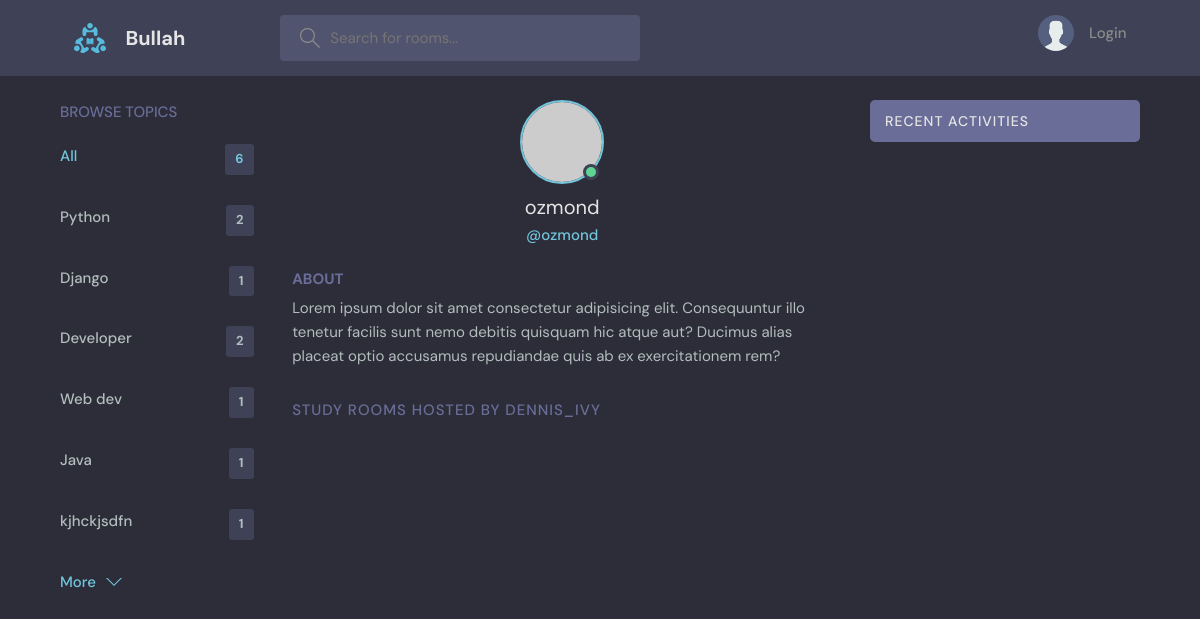
Screenshot of /profile/3/ with the database file from the repository.
### base/models.py (models this page shows, shortened)
class Topic(models.Model):
    name = models.CharField(max_length=2000, null=True)

### base/views.py (the view)
# urls.py: path('profile/<str:pk>/', views.user_profile, name='user-profile'),
def user_profile(request, pk):
    user = User.objects.get(id=pk)
    rooms = user.room_set.all()
    room_messages = user.message_set.all()
    topics = Topic.objects.all()
    context = {'user': user, 'rooms': rooms, 'room_messages': room_messages, 'topics': topics}
    return render(request, 'base/profile.html', context)

### base/templates/base/profile.html (shortened to what this page needs)
{% extends 'main.html' %}
{% block content %}
    <main class="profile-page layout layout--3">
        <div class="container">
            {% include 'base/topics_component.html' %}
            <div class="roomList">
                <div class="profile">
                    <div class="profile__avatar">
                        <div class="avatar avatar--large active">
                            <img src="https://randomuser.me/api/portraits/men/11.jpg"/>
                        </div>
                    </div>
                    <div class="profile__info">
                        <h3>{{ user.username }}</h3>
                        <p>@{{ user.username }}</p>
                    </div>
                    <div class="profile__about">
                        <h3>About</h3>
                        <p>
                            Lorem ipsum dolor sit amet consectetur adipisicing elit. Consequuntur illo tenetur
                            facilis sunt nemo debitis quisquam hic atque aut? Ducimus alias placeat optio
                            accusamus repudiandae quis ab ex exercitationem rem?
                        </p>
                    </div>
                </div>
                <div class="roomList__header">
                    <div>
                        <h2>Study Rooms Hosted by dennis_ivy</a>
                        </h2>
                    </div>
                </div>
            </div>
            {% include 'base/activity_component.html' %}
        </div>
    </main>
{% endblock content %}

### base/templates/base/topics_component.html
<div class="topics">
    <div class="topics__header">
        <h2>Browse Topics</h2>
    </div>
    <ul class="topics__list">
        <li>
            <a href="{% url 'home' %}" class="active">All <span>{{ topics.count }}</span></a>
        </li>
        {% for topic in topics %}
            <li>
                <a href="{% url 'home' %}?q={{ topic.name }}">{{ topic.name }} <span>{{ topic.room_set.all.count }}</span></a>
            </li>
        {% endfor %}
    </ul>
    <a class="btn btn--link" href="topics.html">
        More
        <svg version="1.1" xmlns="http://www.w3.org/2000/svg" width="32" height="32" viewBox="0 0 32 32">
            <title>chevron-down</title>
            <path d="M16 21l-13-13h-3l16 16 16-16h-3l-13 13z"></path>
        </svg>
    </a>
</div>

### static/styles/style.css (style rules this page uses)
:root { --color-main: #71c6dd; --color-main-light: #e1f6fb; --color-dark: #3f4156; --color-dark-medium: #51546e; --color-dark-light: #696d97; --color-light: #e5e5e5; --color-gray: #8b8b8b; --color-light-gray: #b2bdbd; --color-bg: #2d2d39; --color-success: #5dd693; --color-error: #fc4b0b; }
* { font-family: "DM Sans", -apple-system, BlinkMacSystemFont, "Segoe UI", Roboto, Oxygen, Ubuntu, Cantarell, "Open Sans", "Helvetica Neue", sans-serif; margin: 0; padding: 0; box-sizing: border-box; text-rendering: optimizeLegibility; font-size: inherit; }
html { font-size: 56.25%; }
@media only screen and (min-width: 1200px) { html { font-size: 62.5%; } }
body { line-height: 1.6; font-weight: 400; font-size: 1.5rem; color: var(--color-light-gray); background-color: var(--color-bg); min-height: 100vh; }
img { width: 100%; }
a { display: inline-block; color: var(--color-main); text-decoration: none; }
.container { max-width: 120rem; width: 90%; margin: auto; }
.btn { background-color: transparent; border: none; display: inline-flex; align-items: center; gap: 1rem; cursor: pointer; transition: all ease-in-out 0.3s; padding: 1rem 2rem; border-radius: 5px; box-shadow: 1px 1px 3px 1px rgba(0, 0, 0, 0.15); font-weight: 500; }
.btn--link { border-radius: 0; padding: 0; color: var(--color-main); box-shadow: none; }
.btn > svg { fill: currentColor; width: 1.6rem; height: 1.6rem; }
.avatar { position: relative; display: inline-block; border-radius: 50%; border: 2px solid var(--color-main); }
.avatar img { display: block; border-radius: 50%; object-fit: cover; object-position: center; }
.avatar::after { content: ""; display: block; position: absolute; background-color: var(--color-gray); z-index: 111; border-radius: 50%; border: 0.3rem solid var(--color-dark); }
.avatar.active::after { background-color: var(--color-success); }
.avatar.avatar--large img { display: block; width: 8rem; height: 8rem; border-radius: 50%; }
.avatar.avatar--large:after { width: 1rem; height: 1rem; bottom: 2px; right: 3.5px; }
.layout { margin-top: 2.4rem; }
.layout > .container { display: flex; justify-content: space-between; align-items: flex-start; }
.layout--3 > .container > div:first-child { flex-basis: 18%; max-width: 22.5rem; }
.layout--3 > .container > div:nth-child(2) { flex-basis: 50%; }
.topics__header { margin-bottom: 2rem; }
.topics__header h2 { text-transform: uppercase; font-weight: 500; color: var(--color-dark-light); }
.topics__list { list-style: none; }
.topics__list li a { display: flex; justify-content: space-between; margin-bottom: 3rem; font-weight: 500; color: var(--color-light-gray); transition: all 0.3s ease-in-out; }
.topics__list li a.active, .topics__list li a:hover { color: var(--color-main); }
.topics__list li a span { padding: 0.5rem 1rem; background-color: var(--color-dark); border-radius: 3px; font-size: 1.3rem; font-weight: 700; letter-spacing: 1px; }
.roomList__header { display: flex; justify-content: space-between; align-items: center; margin-bottom: 2.4rem; }
.roomList__header h2 { text-transform: uppercase; font-weight: 500; color: var(--color-light); letter-spacing: 1px; }
.profile { margin-bottom: 3rem; }
.profile__avatar { text-align: center; }
.profile__info { text-align: center; }
.profile__info h3 { font-size: 2rem; color: var(--color-light); font-weight: 400; }
.profile__info p { color: var(--color-main); font-weight: 500; margin-bottom: 1rem; }
.profile__about { margin-top: 2rem; }
.profile__about h3 { text-transform: uppercase; color: var(--color-dark-light); margin-bottom: 0.5rem; }
.profile-page .roomList__header { margin-bottom: 1.5rem; }
.profile-page .roomList__header h2 { color: var(--color-dark-light); }

### rows the page displays
Topic: name "Python", room_set.all.count "2"
Topic: name "Django", room_set.all.count "1"
Topic: name "Developer", room_set.all.count "2"
Topic: name "Web dev", room_set.all.count "1"
Topic: name "Java", room_set.all.count "1"
Topic: name "kjhckjsdfn", room_set.all.count "1"

### other values shown
{{ topics.count }} "6"
{{ user.username }} "ozmond"
